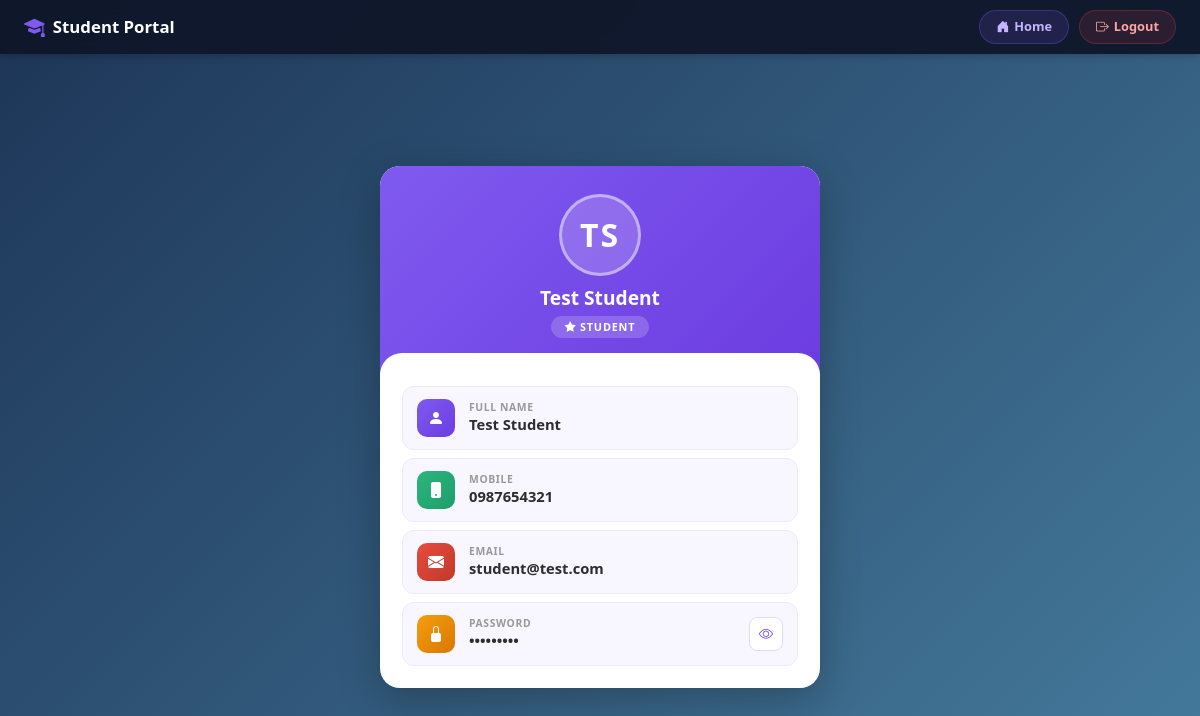
The page /student/dashboard.php (signed in) on the database its author committed.
### tables this page shows
CREATE TABLE IF NOT EXISTS `students` (
  `id` int(11) NOT NULL AUTO_INCREMENT,
  `name` varchar(255) NOT NULL,
  `mobile` varchar(20) NOT NULL,
  `email` varchar(255) NOT NULL,
  `password` varchar(255) NOT NULL,
  `created_at` timestamp NOT NULL DEFAULT CURRENT_TIMESTAMP,
  `updated_at` timestamp NOT NULL DEFAULT CURRENT_TIMESTAMP ON UPDATE CURRENT_TIMESTAMP,
  PRIMARY KEY (`id`),
  UNIQUE KEY `unique_email` (`email`)
);

### student/dashboard.php (the view, shortened to what this page needs)
<?php
include "../config/database.php";
$stmt = $conn->prepare("SELECT * FROM students WHERE email = :email");
$stmt->execute([':email' => $_SESSION['user_email']]);
$student = $stmt->fetch(PDO::FETCH_ASSOC);
$nameParts = explode(' ', trim($student['name']));
$initials = strtoupper(substr($nameParts[0], 0, 1));
if (count($nameParts) > 1) {
    $initials .= strtoupper(substr(end($nameParts), 0, 1));
}
?>
<!DOCTYPE html>
<html lang="en">
<head>
    <link href="https://cdn.jsdelivr.net/npm/bootstrap@5.3.2/dist/css/bootstrap.min.css" rel="stylesheet">
    <link rel="stylesheet" href="https://cdn.jsdelivr.net/npm/bootstrap-icons@1.11.1/font/bootstrap-icons.css">
    <link rel="stylesheet" href="style.css">
</head>
<body>
    <nav class="topbar">
        <a href="dashboard.php" class="topbar-brand">
            <i class="bi bi-mortarboard-fill"></i>
            <span>Student Portal</span>
        </a>
        <div class="topbar-actions">
            <a href="../index.php" class="btn-nav btn-home"><i class="bi bi-house-door-fill"></i> Home</a>
            <a href="../logout.php" class="btn-nav btn-logout"><i class="bi bi-box-arrow-right"></i> Logout</a>
        </div>
    </nav>
    <main class="main-area">
        <div class="card-wrap">
            <div class="card-header-section">
                <div class="avatar">
                    <span><?php echo htmlspecialchars($initials); ?></span>
                </div>
                <h2 class="stu-name"><?php echo htmlspecialchars($student['name']); ?></h2>
                <span class="badge-role"><i class="bi bi-star-fill"></i> Student</span>
            </div>
            <div class="card-body-section">
                <div class="info-row">
                    <div class="info-icon icon-purple"><i class="bi bi-person-fill"></i></div>
                    <div class="info-text">
                        <small>Full Name</small>
                        <strong><?php echo htmlspecialchars($student['name']); ?></strong>
                    </div>
                </div>
                <div class="info-row">
                    <div class="info-icon icon-green"><i class="bi bi-phone-fill"></i></div>
                    <div class="info-text">
                        <small>Mobile</small>
                        <strong><?php echo htmlspecialchars($student['mobile']); ?></strong>
                    </div>
                </div>
                <div class="info-row">
                    <div class="info-icon icon-red"><i class="bi bi-envelope-fill"></i></div>
                    <div class="info-text">
                        <small>Email</small>
                        <strong><?php echo htmlspecialchars($student['email']); ?></strong>
                    </div>
                </div>
                <div class="info-row">
                    <div class="info-icon icon-amber"><i class="bi bi-lock-fill"></i></div>
                    <div class="info-text">
                        <small>Password</small>
                        <strong id="passwordValue" data-password="<?php echo htmlspecialchars($student['password']); ?>"><?php echo str_repeat('•', strlen($student['password'])); ?></strong>
                    </div>
                    <button type="button" class="btn-eye" id="togglePasswordBtn" title="Show Password">
                        <i class="bi bi-eye"></i>
                    </button>
                </div>
            </div>
        </div>
    </main>
</body>
</html>

### student/style.css (style rules this page uses)
* { margin: 0; padding: 0; box-sizing: border-box; }
html, body { height: 100%; overflow: hidden; font-family: 'Segoe UI', Tahoma, Geneva, Verdana, sans-serif; background: linear-gradient(135deg, #1d3557, #457b9d); color: #333; }
.topbar { height: 54px; background: rgba(15, 23, 42, 0.95); backdrop-filter: blur(8px); display: flex; align-items: center; justify-content: space-between; padding: 0 24px; box-shadow: 0 1px 8px rgba(0,0,0,.25); }
.topbar-brand { display: flex; align-items: center; gap: 8px; text-decoration: none; }
.topbar-brand i { font-size: 1.3rem; color: #7f5af0; }
.topbar-brand span { font-size: 1.05rem; font-weight: 700; color: #fff; }
.topbar-actions { display: flex; gap: 10px; }
.btn-nav { display: inline-flex; align-items: center; gap: 5px; padding: 6px 16px; border-radius: 20px; font-size: 0.8rem; font-weight: 600; text-decoration: none; transition: all .25s ease; }
.btn-home { background: rgba(127,90,240,.15); color: #c4b5fd; border: 1px solid rgba(127,90,240,.3); }
.btn-logout { background: rgba(239,68,68,.12); color: #fca5a5; border: 1px solid rgba(239,68,68,.25); }
.main-area { height: calc(100vh - 54px); display: flex; align-items: center; justify-content: center; padding: 16px; }
.card-wrap { width: 100%; max-width: 440px; background: #fff; border-radius: 20px; box-shadow: 0 12px 40px rgba(0,0,0,.25); overflow: hidden; animation: popIn .45s ease-out; }
.card-header-section { background: linear-gradient(135deg, #7f5af0, #6c3ce0); text-align: center; padding: 28px 20px 36px; position: relative; }
.card-header-section::after { content: ''; position: absolute; bottom: -1px; left: 0; right: 0; height: 22px; background: #fff; border-radius: 22px 22px 0 0; }
.avatar { width: 82px; height: 82px; border-radius: 50%; background: rgba(255,255,255,.18); border: 3px solid rgba(255,255,255,.45); display: flex; align-items: center; justify-content: center; margin: 0 auto 10px; position: relative; z-index: 2; transition: transform .3s, box-shadow .3s; }
.avatar span { font-size: 2rem; font-weight: 700; color: #fff; letter-spacing: 2px; text-transform: uppercase; user-select: none; }
.stu-name { font-size: 1.2rem; font-weight: 700; color: #fff; position: relative; z-index: 2; margin-bottom: 4px; }
.badge-role { display: inline-block; background: rgba(255,255,255,.18); color: #fff; padding: 3px 14px; border-radius: 14px; font-size: 0.68rem; font-weight: 600; letter-spacing: .8px; text-transform: uppercase; position: relative; z-index: 2; }
.card-body-section { padding: 12px 22px 22px; }
.info-row { display: flex; align-items: center; padding: 12px 14px; border-radius: 12px; margin-bottom: 8px; background: #f8f7ff; border: 1px solid #ede9fe; transition: background .25s, transform .25s; }
.info-row:last-child { margin-bottom: 0; }
.info-icon { width: 38px; height: 38px; border-radius: 10px; display: flex; align-items: center; justify-content: center; margin-right: 14px; flex-shrink: 0; }
.info-icon i { font-size: 1rem; color: #fff; }
.icon-purple { background: linear-gradient(135deg, #7f5af0, #6c3ce0); }
.icon-green { background: linear-gradient(135deg, #2cb67d, #1e9e6b); }
.icon-red { background: linear-gradient(135deg, #e74c3c, #c0392b); }
.icon-amber { background: linear-gradient(135deg, #f59e0b, #d97706); }
.info-text { flex: 1; min-width: 0; }
.info-text small { display: block; font-size: 0.65rem; font-weight: 600; color: #999; text-transform: uppercase; letter-spacing: .6px; line-height: 1; margin-bottom: 2px; }
.info-text strong { display: block; font-size: 0.92rem; font-weight: 600; color: #2d2d2d; word-break: break-all; line-height: 1.3; }
.btn-eye { width: 34px; height: 34px; border-radius: 8px; border: 1.5px solid #e0daf7; background: #fff; color: #7f5af0; cursor: pointer; display: flex; align-items: center; justify-content: center; flex-shrink: 0; margin-left: 8px; transition: all .25s; }
.btn-eye i { font-size: 0.9rem; }

### rows shown on the page
students: name "TS", name "Test Student", mobile "0987654321", email "student@test.com", password "•••••••••"
